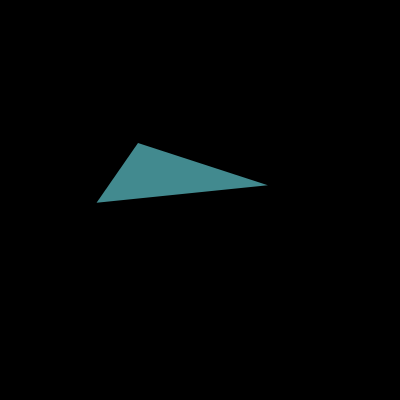
Frame 1 (no input)
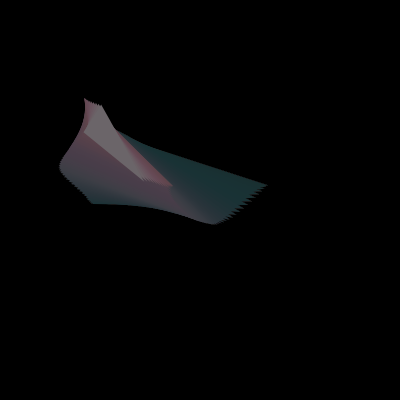
Frame 60 (no input)
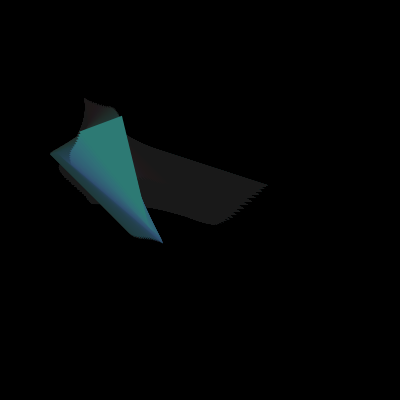
Frame 120 (the mouse pressed at the canvas centre since frame 60)

The p5.js sketch that drew these frames (run headless with seeded random() and noise() and a simulated clock; from frame 60 on, the mouse is pressed at the canvas centre):

// p5.js sketch
// ── sketch.js
var t;

function setup() {
  createCanvas(400, 400);
  background(0);
  t = 0;
}

function draw() {
  // fade the background by giving it a low opacity
  background(0, 5);

  var x = width * noise(t);
  var y = height * noise(t+10);
  var r = 255 * noise(t+20);
  var g = 255 * noise(t+30);
  var b = 255 * noise(t+70);
  var h = 255 * noise(t+90);
  var d = 255 * noise(t+120);
  
  noStroke();
  fill(r, g, b);
  triangle(x, y, g, b, h, d);
 

  t = t + 0.01;
}
